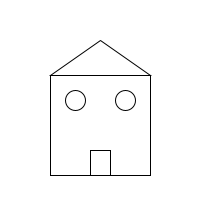
Frame 1 (no input)
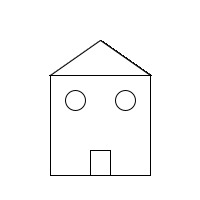
Frame 60 (the mouse pressed at the canvas centre just before this capture)
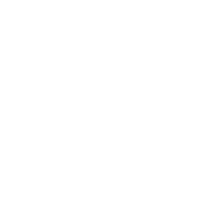
Frame 120 (the mouse held since frame 60 and released just before this capture)

The Processing sketch that drew these frames (run headless with seeded random() and noise(); from frame 60 on, the mouse is pressed at the canvas centre):

// Processing sketch: processing_88996
// ── processing_88996.pde

void setup()
{
  size(200,200);
  background(255);
}

void draw()
{
  drawHouse(100,100);
}

void drawHouse(int centerX, int centerY)
{
  if(mouseX< 90 || mouseX> 110 || mouseY<90 || mouseY>110)
  {
  rect(centerX-50,centerY-25,100,100);
  rect(centerX-10,centerY+50,20,25);
  triangle(centerX,centerY-60,centerX-50,centerY-25,centerX+50,centerY-25);
  ellipse(centerX-25,centerY,20,20);
  ellipse(centerX+25,centerY,20,20);
  }

else
{
  background(255);
}
}
